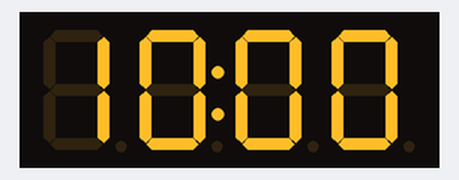
Bench run of a sketch on a simulated Arduino Uno, built with avr-gcc and run on an emulated ATmega328P. Shown: 4-digit seven-segment display.

Above: at 0.1 s.
At 4.2 s:
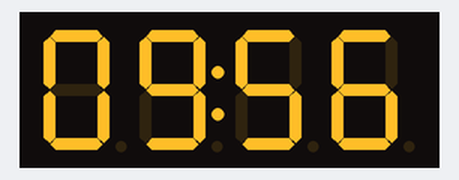
At 9.3 s:
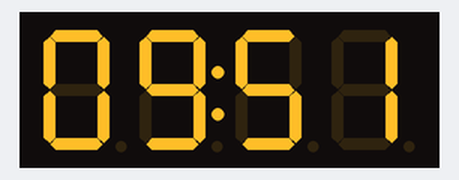
At 19.5 s:
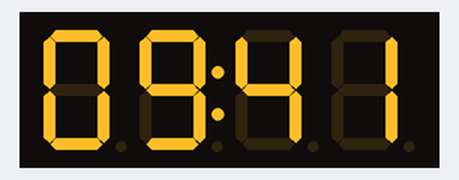
At 28.7 s:
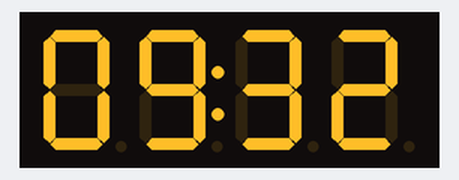
At 38.9 s:
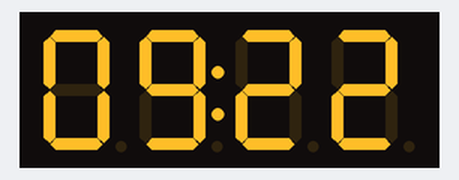

Measured:
- what the display in image 2 shows lasts 1.0 s, from 9.2 s to 10.2 s

The sketch:

Homework2_Q1.ino
```cpp
#include <Arduino.h>
#include <TM1637Display.h>

#define CLK 9 // clock 핀 설정
#define DIO 8 // 데이터 핀 설정
TM1637Display display(CLK, DIO); // 화면 초기 설정

unsigned long startTime; // 시작 시간을 저장하기 위한 변수
unsigned long endTime; // 끝나는 시간을 저장하기 위한 변수
unsigned long offTime; // 정확도 측정을 위해, 시간차를 저장하기 위한 변수
unsigned long expectedTime = 10L * 60L * 1000L; // milliseconds로 제대로 흘러야 하는 시간을 계산함

void setup() {
  display.setBrightness(3); // 화면 밝기 설정
}

void loop() {
  startTime = millis(); // 시작한 시간을 millisecond 단위로 저장
  int minutes = 10; // 10분 설정
  int seconds = 0; // 0초 설정

  while (minutes >= 0) { // 10분 간 아래 내용을 루프
    display.showNumberDecEx(minutes * 100 + seconds, 0b01000000, true);
    // 시간은 100을 곱해 앞자리에 두고, hour과 minute 사이 : 를 표시하기 위해 binary로 64를 의미하는 0b01000000을 포함시킴
    delay(1000); // 1초 간 대기
    seconds--; // 초 단위 감소시키기

    if (seconds < 0) { // 초가 0이 되었을 때, 분 단위를 조정
      minutes--;
      seconds = 59; // 초는 다시 59초로 설정
    }
  }

  endTime = millis(); // 끝난 시간을 millisecond 단위로 저장
  offTime = expectedTime - (endTime - startTime); // 제대로 흘러야 하는 시간과, 실제 흐른 시간의 차이 계산
  display.showNumberDec(offTime);
  delay(5000); // 화면에 보인 채 5초간 정지
}
```
